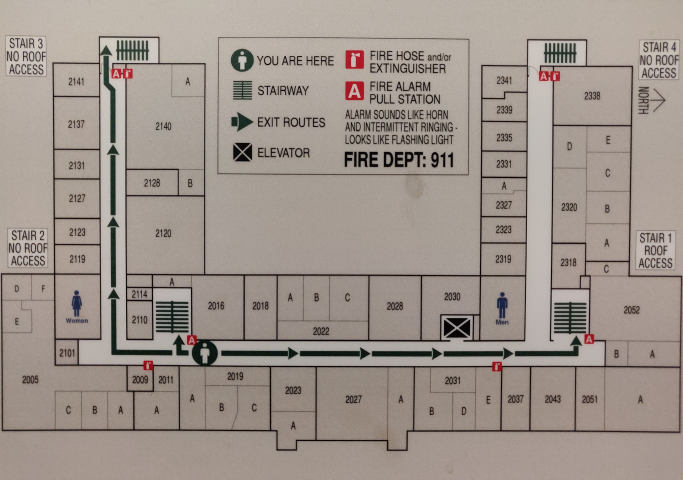
#> input picture images/MooreHall_floor2.png, 1366 x 960 px (shown at 1/2 size)
$ python image.py
#> lines starting #> are read from the running program, lines starting #| are printed output that depends on the picture
import os
import time

import cv2
import numpy as np
from PIL import Image

import environ


class CvExtractor:

    def __init__(self, image_size=(960,960)):
        self.image_size = image_size

    def extract_image(self, image_file, building, floor):
        """
        API entrypoint for extracting model from image.
        Takes an image file and returns a processed image
        to be mapped to front-end building model.
        """
#> called with image_file = '../images/MooreHall_floor2.png', building = 'MooreHall', floor = 2
        image = cv2.imread(image_file)
#> image is the input picture: shape (960, 1366, 3); mean B, G, R 139.7, 147.4, 158.1
        image = cv2.resize(image, self.image_size)
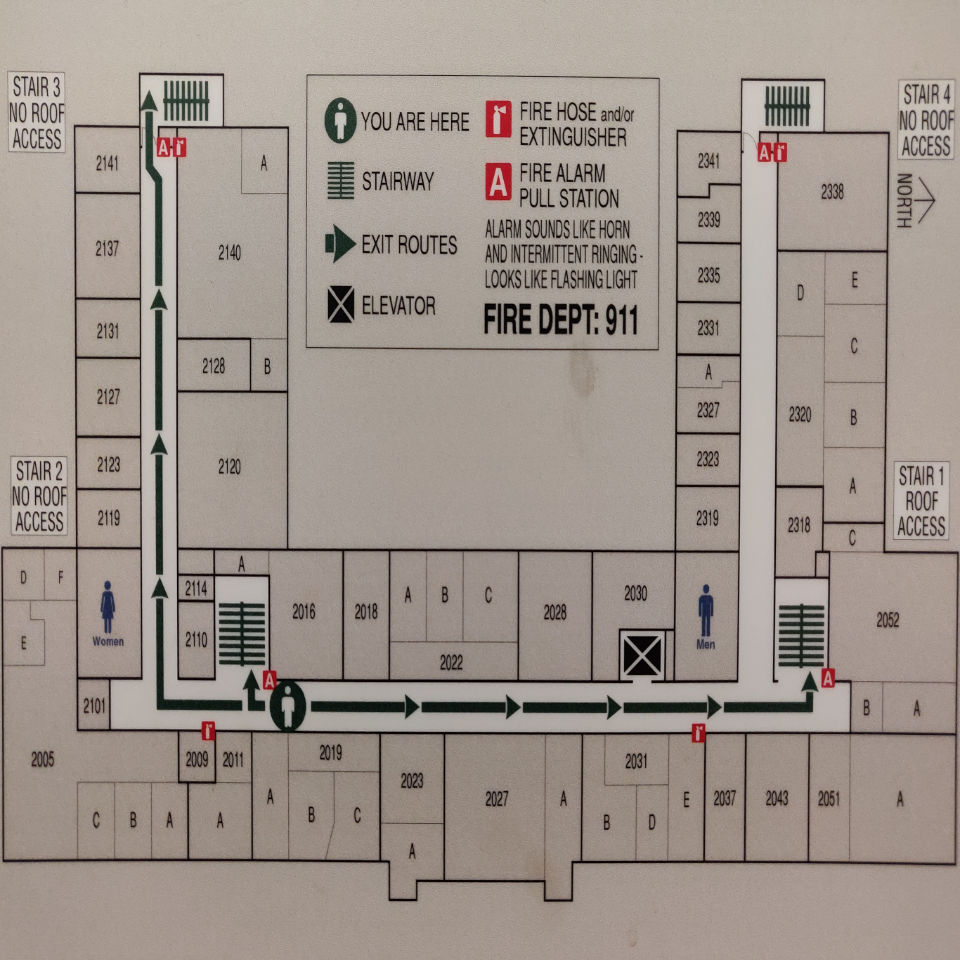
#> image: shape (960, 960, 3); mean B, G, R 139.7, 147.4, 158.1

        # Crop a little bit
        image = image[50:-50, 50:-50]
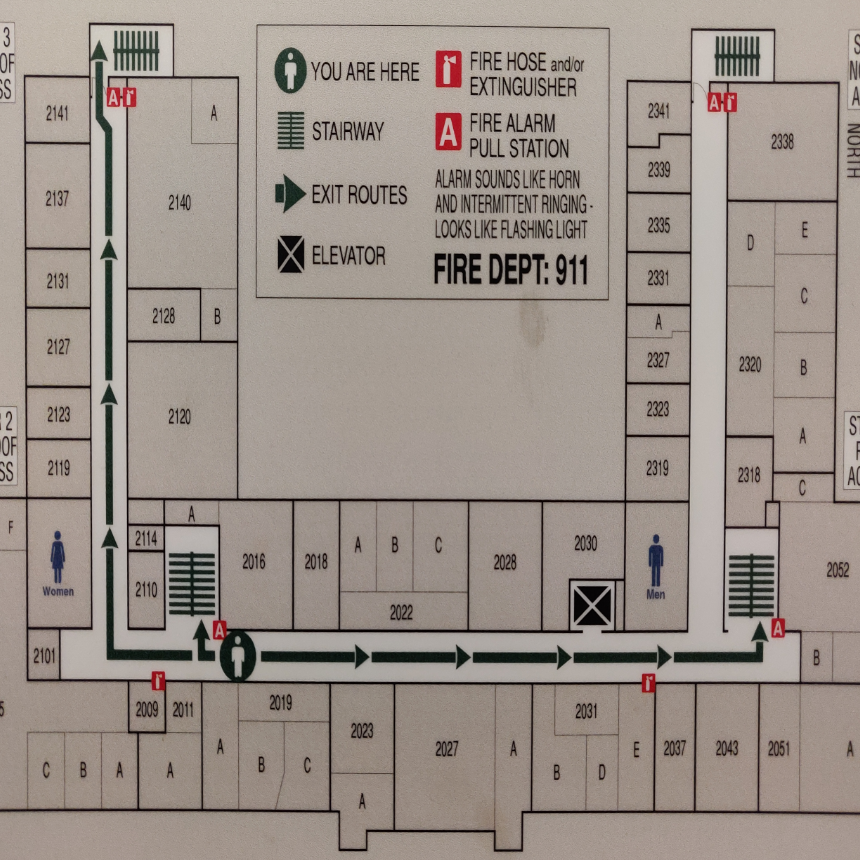
#> image: shape (860, 860, 3); mean B, G, R 137, 144.5, 154.9

        # Detect lines
        gray = cv2.cvtColor(image, cv2.COLOR_BGR2GRAY)
        edges = cv2.Canny(gray, 50, 150, apertureSize=3)
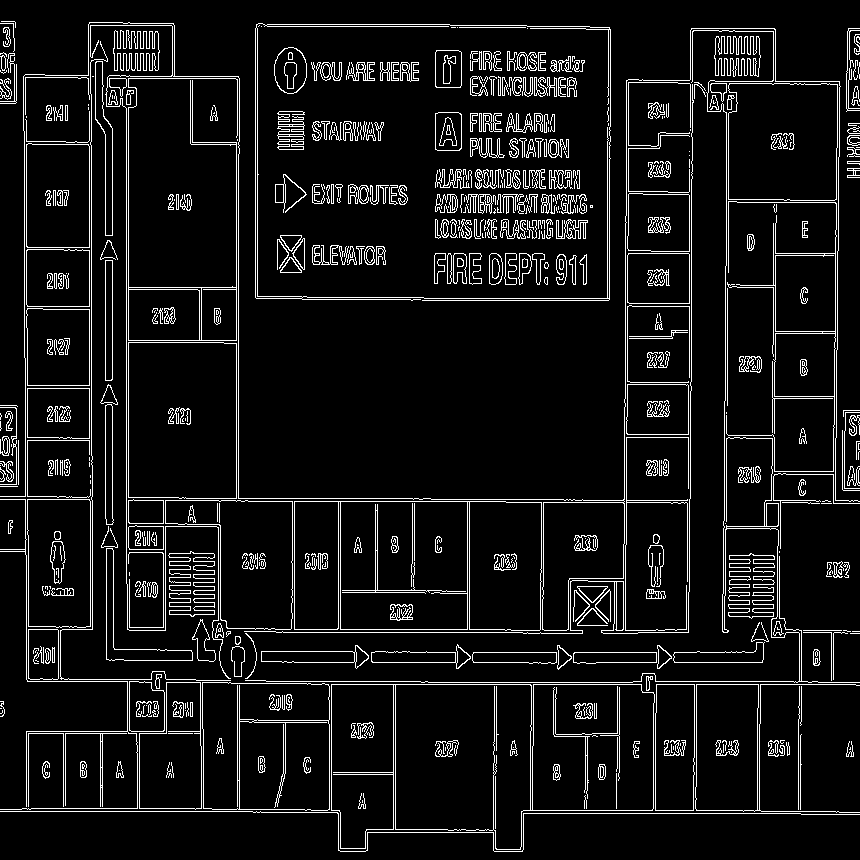
#> edges: shape (860, 860); 7.9% white in thin lines or dots
        minLineLength = 100
        maxLineGap = 10
        lines = cv2.HoughLinesP(edges,1,np.pi/180,100,minLineLength,maxLineGap)
#> lines = 349 rows, first 6: [128, 497, 128, 342], [533, 684, 641, 684], [126, 583, 126, 108], [26, 679, 26, 555], [112, 379, 112, 260], [236, 498, 236, 343]

        # Sort array by y value - x value to get bottom left line
        sorted_lines = sorted(lines, key=lambda x: x[:,1] + x[:,3] - x[:,0], reverse=True)
#> sorted_lines = 349 items, first 6: [[0, 811, 252, 811]], [[31, 808, 75, 808]], [[26, 806, 26, 732]], [[139, 808, 194, 808]], [[63, 806, 63, 733]], [[65, 805, 65, 734]]
        # Filter out lines that are too short
        done = False
        lowest = sorted_lines[0][0]
#> lowest = [0, 811, 252, 811]
        for line in sorted_lines:
            if done:
                break
            for x1,y1,x2,y2 in line:
                if x2-x1 < 50:
                    continue
                lowest = line
                done = True
#> this loop made 2 passes

        # Repeat for top right line
        sorted_lines = sorted(lines, key=lambda x: x[:,1] + x[:,3] - x[:,2])
#> sorted_lines = 349 items, first 6: [[849, 59, 849, 31]], [[691, 28, 774, 28]], [[849, 79, 849, 68]], [[821, 81, 839, 82]], [[775, 81, 775, 29]], [[848, 80, 848, 103]]

        done = False
        highest = sorted_lines[0][0]
#> highest = [849, 59, 849, 31]
        for line in sorted_lines:
            if done:
                break
            for x1,y1,x2,y2 in line:
                if x2-x1 < 50:
                    continue
                if y2-y1 > 5:
                    continue
                highest = line
                done = True
#> this loop made 3 passes

        # Add paddings
        t = min(lowest[0][1] + 75, 960)
#> t = 886
        b = max(highest[0][1] - 75, 0)
#> b = 0
        r = min(highest[0][2] + 75, 960)
#> r = 849
        l = max(lowest[0][0] - 75, 0)
#> l = 0

        # Crop
        image = image[b:t, l:r]
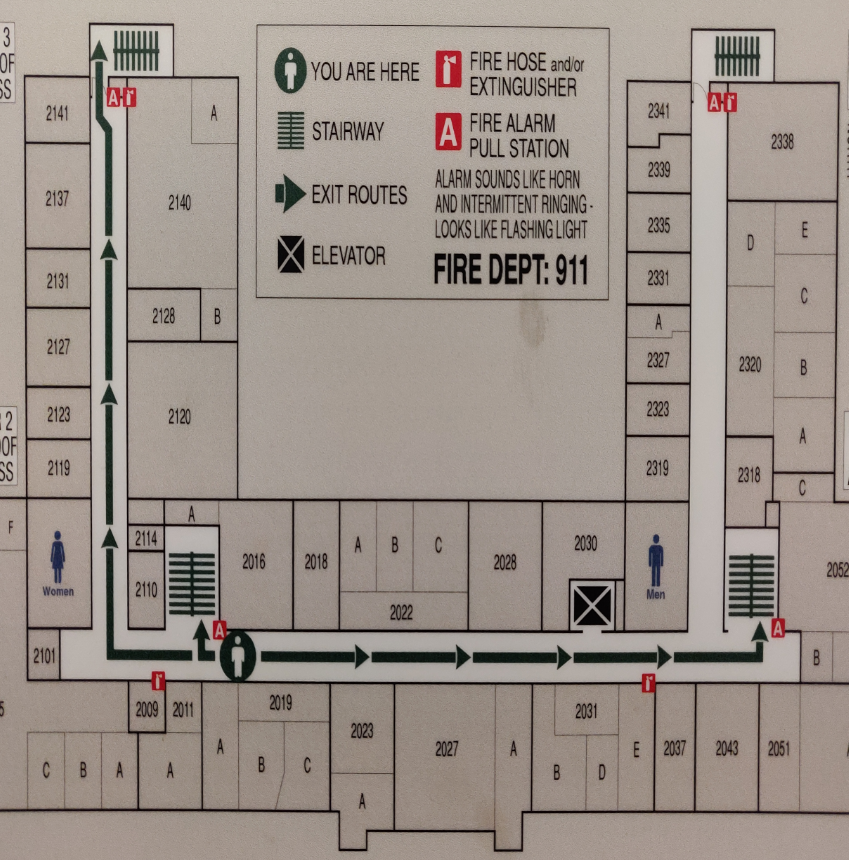
#> image: shape (860, 849, 3); mean B, G, R 136.9, 144.4, 154.8

        # Save
        fn = str(building) + '_' + str(floor) + '.png'
        image_dir = os.environ.get('FLOOR_DIR')
        cv2.imwrite(os.path.join(image_dir, fn), image)
        return fn


if __name__ == '__main__':
    model = CvExtractor()
    model.extract_image('../images/MooreHall_floor2.png', 'MooreHall', 2)

$ run again, with images/1543467116.0953238.png copied over images/MooreHall_floor2.png
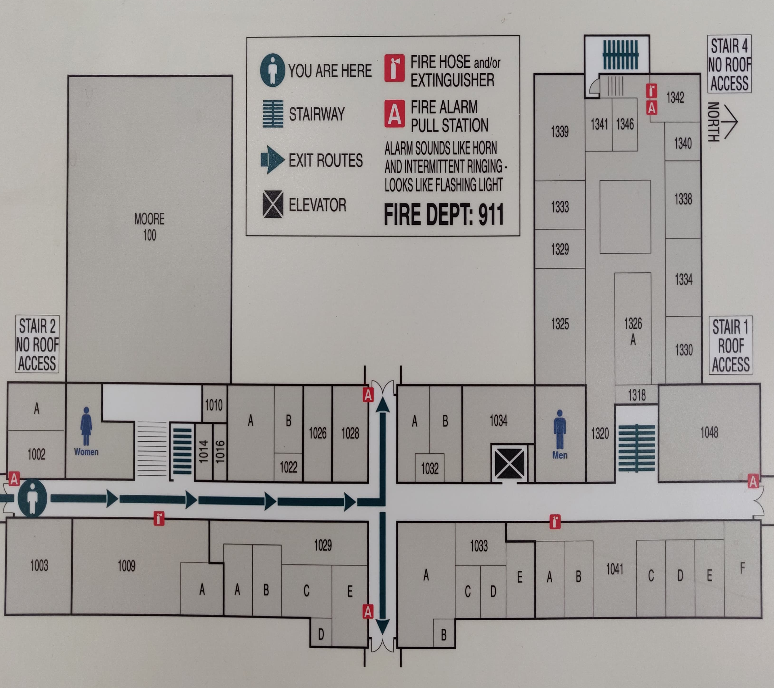
#> input picture images/1543467116.0953238.png, 774 x 688 px
#> in extract_image, image is the input picture: shape (688, 774, 3); mean B, G, R 154.6, 157.4, 161
#> in extract_image, `image = image[50:-50, 50:-50]`:
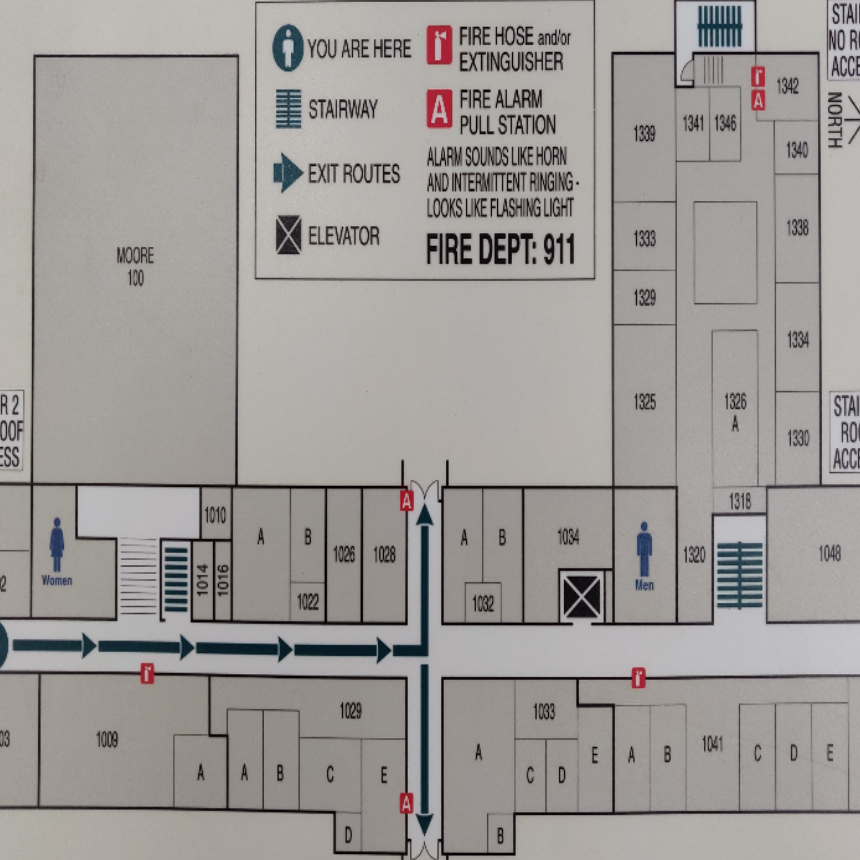
#> image: shape (860, 860, 3); mean B, G, R 150.9, 153.4, 157
#> in extract_image, `edges = cv2.Canny(gray, 50, 150, apertureSize=3)`:
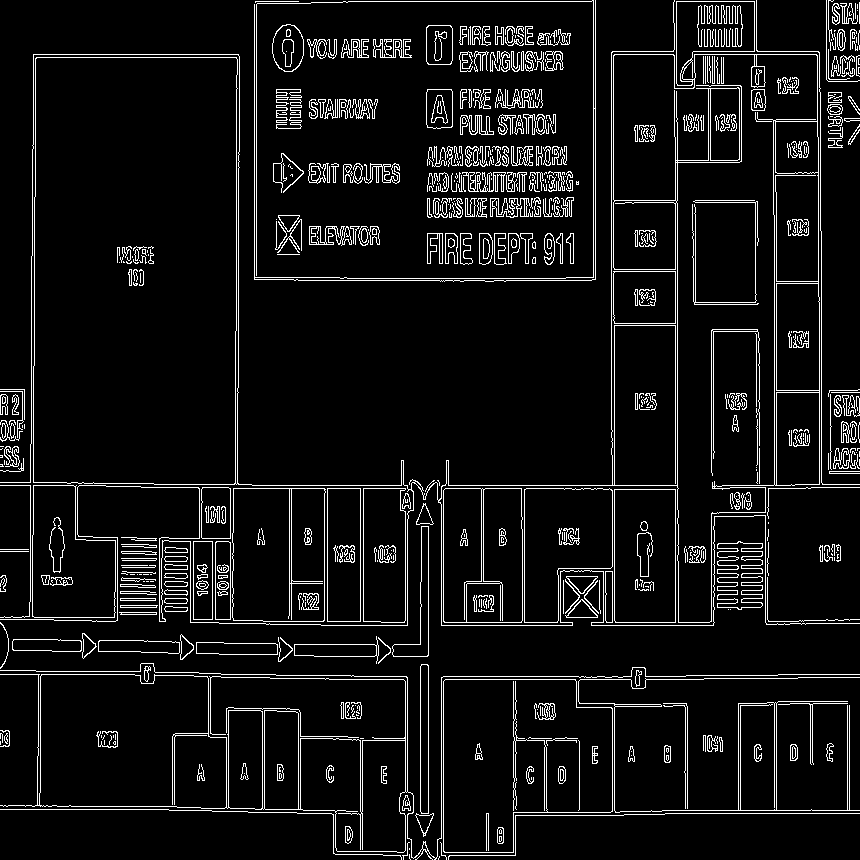
#> edges: shape (860, 860); 7.3% white in thin lines or dots
#> lines = 313 rows, first 6: [448, 485, 677, 485], [675, 622, 675, 489], [694, 54, 816, 54], [677, 484, 677, 203], [774, 484, 774, 215], [614, 810, 614, 707]
#> in extract_image, `sorted_lines = sorted(lines, key=lambda x: x[:,1] + x[:,3] - x[:,0], r..`: sorted_lines = 313 items, first 6: [[0, 809, 168, 809]], [[71, 806, 108, 806]], [[169, 810, 211, 810]], [[177, 807, 224, 808]], [[265, 809, 302, 809]], [[335, 847, 335, 833]]
#> lowest = [0, 809, 168, 809]
#> the loop in extract_image, `for line in sorted_lines:` made 2 passes
#> in extract_image, `sorted_lines = sorted(lines, key=lambda x: x[:,1] + x[:,3] - x[:,2])`: sorted_lines = 313 items, first 6: [[844, 23, 844, 6]], [[758, 51, 818, 51]], [[694, 54, 816, 54]], [[828, 78, 828, 49]], [[836, 81, 854, 81]], [[754, 38, 754, 27]]
#> highest = [844, 23, 844, 6]
#> the loop in extract_image, `for line in sorted_lines:` made 3 passes
#> t = 884
#> b = 0
#> r = 893
#> l = 0

$ run again, with images/test_building_1.png copied over images/MooreHall_floor2.png
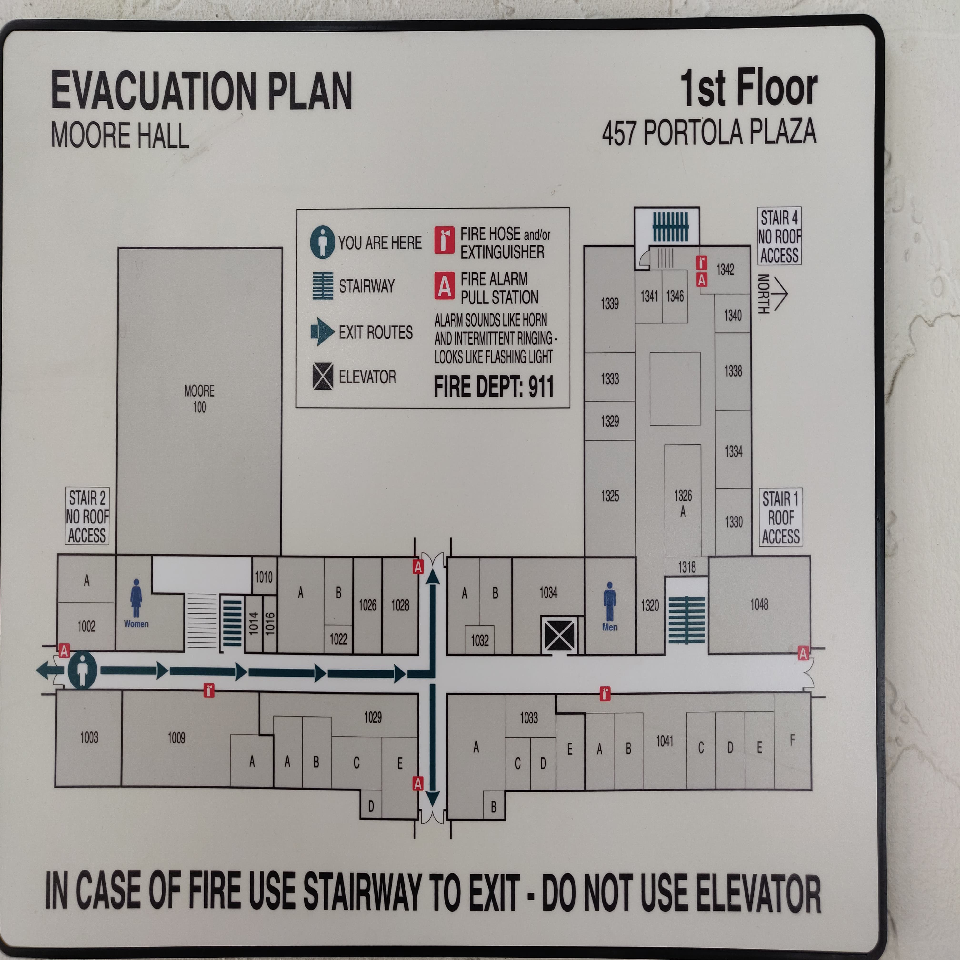
#> input picture images/test_building_1.png, 960 x 960 px
#> in extract_image, image is the input picture: shape (960, 960, 3); mean B, G, R 154.3, 157.4, 160.6
#> in extract_image, `edges = cv2.Canny(gray, 50, 150, apertureSize=3)`:
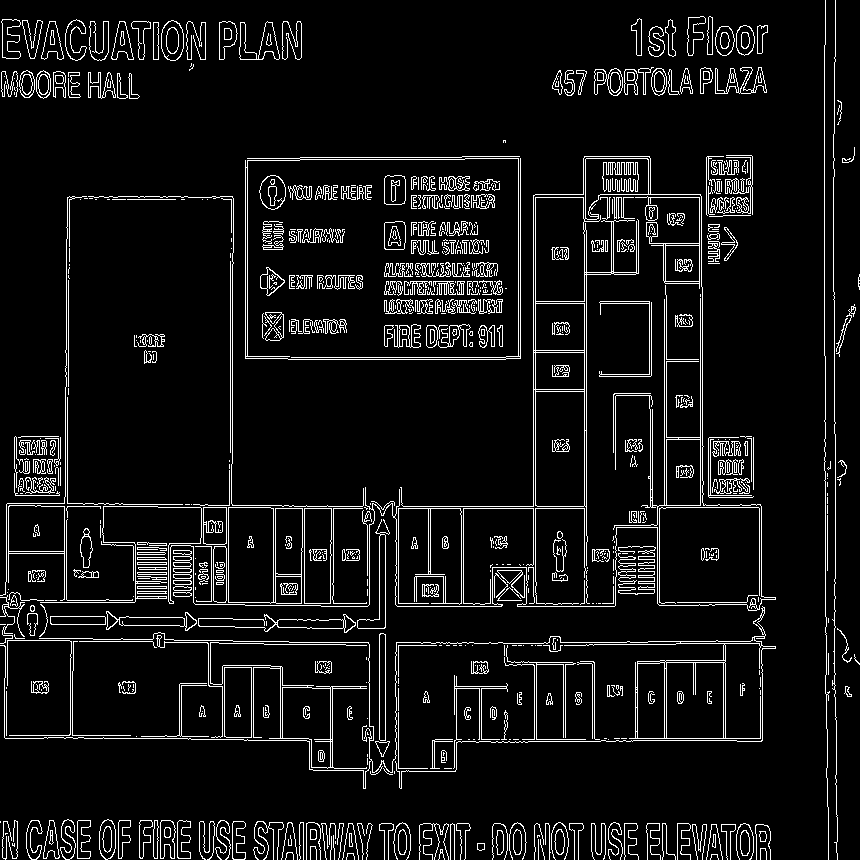
#> edges: shape (860, 860); 7.4% white in thin lines or dots
#> lines = 326 rows, first 6: [328, 506, 362, 506], [533, 564, 533, 508], [586, 535, 586, 230], [584, 301, 584, 234], [834, 609, 834, 599], [824, 355, 824, 45]
#> in extract_image, `sorted_lines = sorted(lines, key=lambda x: x[:,1] + x[:,3] - x[:,0], r..`: sorted_lines = 326 items, first 6: [[77, 858, 89, 858]], [[78, 820, 90, 820]], [[178, 858, 190, 858]], [[119, 820, 130, 820]], [[140, 820, 151, 820]], [[233, 859, 244, 859]]
#> lowest = [77, 858, 89, 858]
#> the loop in extract_image, `for line in sorted_lines:` made 11 passes
#> in extract_image, `sorted_lines = sorted(lines, key=lambda x: x[:,1] + x[:,3] - x[:,2])`: sorted_lines = 326 items, first 6: [[757, 53, 757, 41]], [[834, 133, 834, 62]], [[712, 31, 712, 54]], [[728, 82, 731, 68]], [[717, 90, 717, 69]], [[636, 54, 636, 30]]
#> highest = [757, 53, 757, 41]
#> the loop in extract_image, `for line in sorted_lines:` made 16 passes
#> t = 810
#> b = 122
#> r = 774
#> l = 4
#> in extract_image, `image = image[b:t, l:r]`:
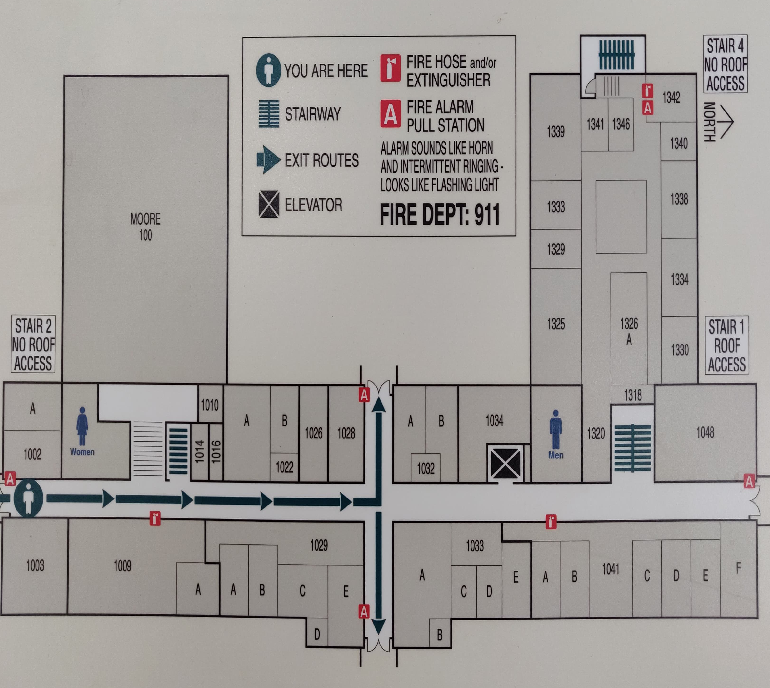
#> image: shape (688, 770, 3); mean B, G, R 154.7, 157.4, 161
